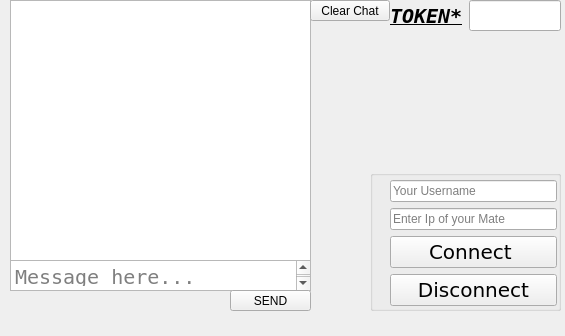
<?xml version="1.0" encoding="UTF-8"?>
<ui version="4.0">
 <class>MainWindow</class>
 <widget class="QMainWindow" name="MainWindow">
  <property name="geometry">
   <rect>
    <x>0</x>
    <y>0</y>
    <width>565</width>
    <height>336</height>
   </rect>
  </property>
  <property name="windowTitle">
   <string>MainWindow</string>
  </property>
  <widget class="QWidget" name="centralwidget">
   <widget class="QTextEdit" name="textEdit">
    <property name="geometry">
     <rect>
      <x>10</x>
      <y>260</y>
      <width>301</width>
      <height>31</height>
     </rect>
    </property>
    <property name="font">
     <font>
      <family>NSimSun</family>
      <pointsize>15</pointsize>
     </font>
    </property>
    <property name="placeholderText">
     <string comment="Message">Message here...</string>
    </property>
   </widget>
   <widget class="QWidget" name="layoutWidget">
    <property name="geometry">
     <rect>
      <x>390</x>
      <y>0</y>
      <width>171</width>
      <height>31</height>
     </rect>
    </property>
    <layout class="QHBoxLayout" name="horizontalLayout">
     <item>
      <widget class="QLabel" name="label">
       <property name="font">
        <font>
         <family>NSimSun</family>
         <pointsize>15</pointsize>
         <weight>75</weight>
         <italic>true</italic>
         <bold>true</bold>
         <underline>true</underline>
         <stylestrategy>PreferAntialias</stylestrategy>
         <kerning>true</kerning>
        </font>
       </property>
       <property name="text">
        <string>TOKEN*</string>
       </property>
      </widget>
     </item>
     <item>
      <widget class="QLineEdit" name="TokenEdit">
       <property name="font">
        <font>
         <family>NSimSun</family>
         <pointsize>15</pointsize>
        </font>
       </property>
      </widget>
     </item>
    </layout>
   </widget>
   <widget class="QPushButton" name="SendBut">
    <property name="geometry">
     <rect>
      <x>230</x>
      <y>290</y>
      <width>81</width>
      <height>21</height>
     </rect>
    </property>
    <property name="text">
     <string>SEND</string>
    </property>
   </widget>
   <widget class="QPlainTextEdit" name="ChatBox">
    <property name="geometry">
     <rect>
      <x>10</x>
      <y>0</y>
      <width>301</width>
      <height>261</height>
     </rect>
    </property>
   </widget>
   <widget class="QGroupBox" name="ConfigBox">
    <property name="geometry">
     <rect>
      <x>370</x>
      <y>170</y>
      <width>191</width>
      <height>141</height>
     </rect>
    </property>
    <property name="title">
     <string/>
    </property>
    <widget class="QWidget" name="layoutWidget">
     <property name="geometry">
      <rect>
       <x>20</x>
       <y>10</y>
       <width>167</width>
       <height>130</height>
      </rect>
     </property>
     <layout class="QVBoxLayout" name="verticalLayout">
      <item>
       <widget class="QLineEdit" name="NameEdit">
        <property name="placeholderText">
         <string>Your Username</string>
        </property>
       </widget>
      </item>
      <item>
       <widget class="QLineEdit" name="MateIpEdit">
        <property name="placeholderText">
         <string>Enter Ip of your Mate</string>
        </property>
       </widget>
      </item>
      <item>
       <widget class="QPushButton" name="ConnectButton">
        <property name="font">
         <font>
          <family>Verdana</family>
          <pointsize>15</pointsize>
         </font>
        </property>
        <property name="text">
         <string>Connect </string>
        </property>
       </widget>
      </item>
      <item>
       <widget class="QPushButton" name="discButton">
        <property name="font">
         <font>
          <family>Verdana</family>
          <pointsize>15</pointsize>
         </font>
        </property>
        <property name="text">
         <string>Disconnect</string>
        </property>
       </widget>
      </item>
     </layout>
    </widget>
   </widget>
   <widget class="QPushButton" name="ClearBut">
    <property name="geometry">
     <rect>
      <x>310</x>
      <y>0</y>
      <width>80</width>
      <height>21</height>
     </rect>
    </property>
    <property name="text">
     <string>Clear Chat</string>
    </property>
   </widget>
  </widget>
  <widget class="QMenuBar" name="menubar">
   <property name="geometry">
    <rect>
     <x>0</x>
     <y>0</y>
     <width>565</width>
     <height>20</height>
    </rect>
   </property>
  </widget>
 </widget>
 <resources/>
 <connections/>
</ui>
